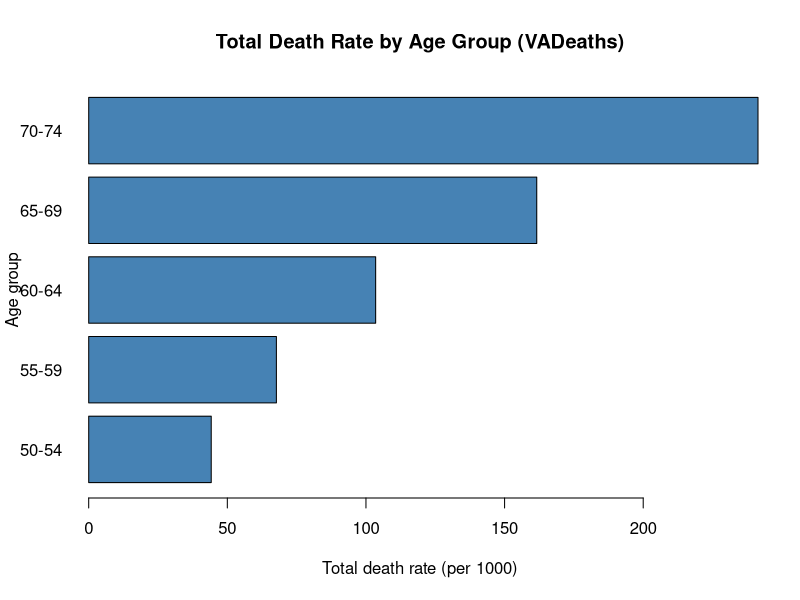
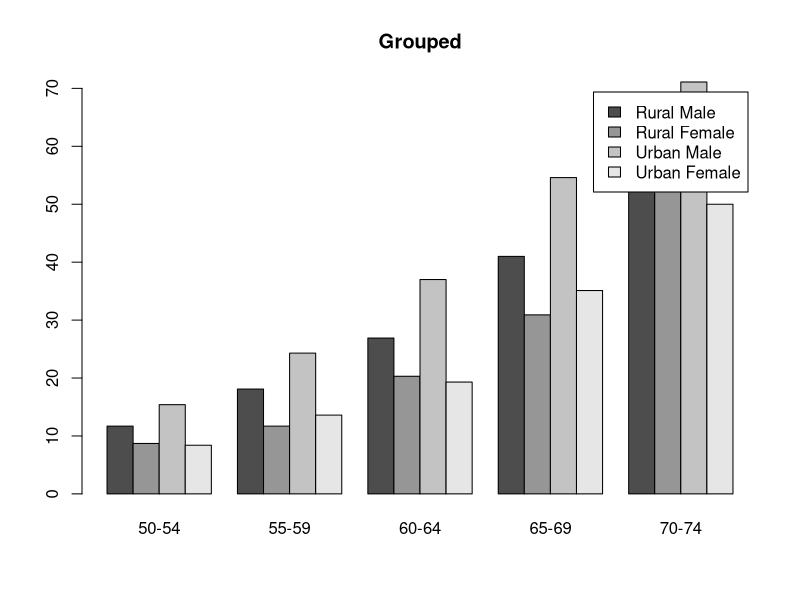
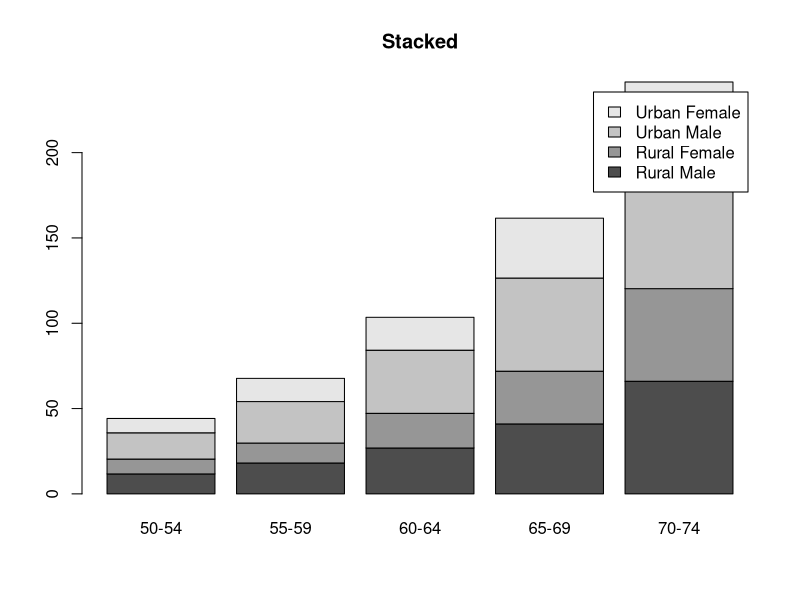
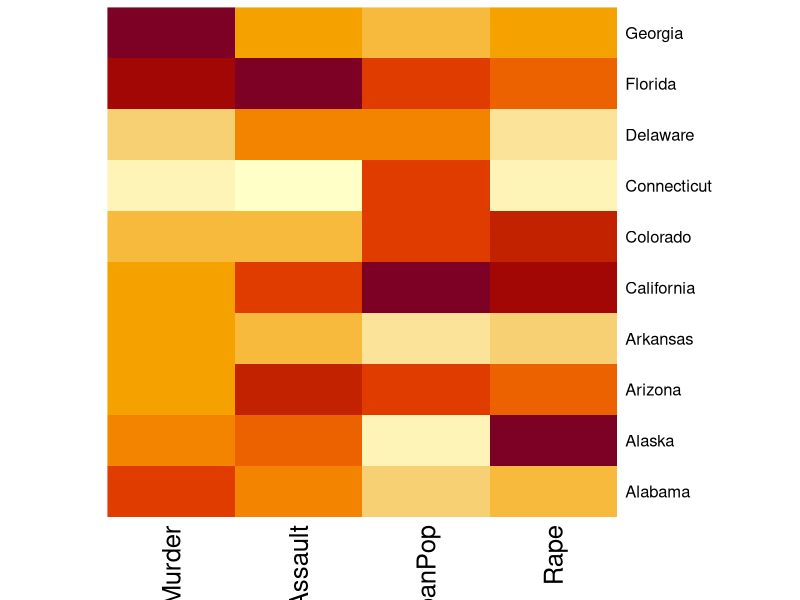
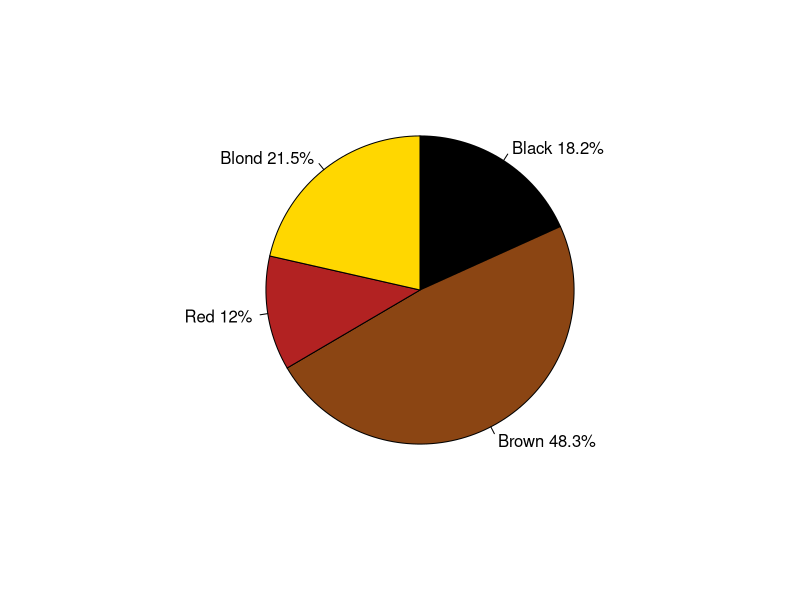
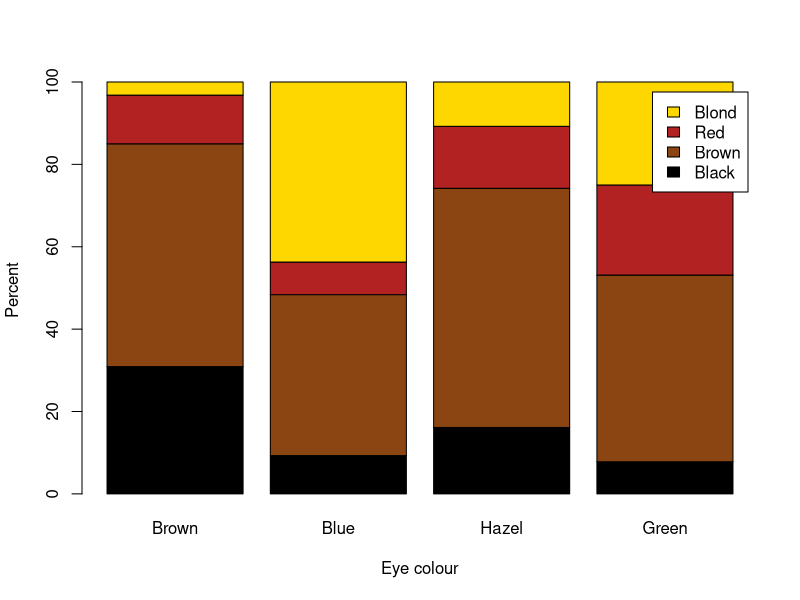
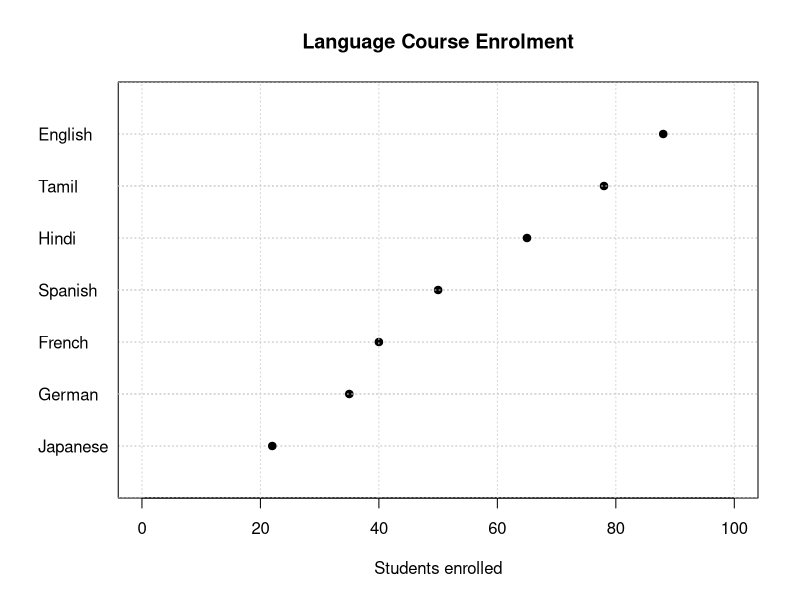
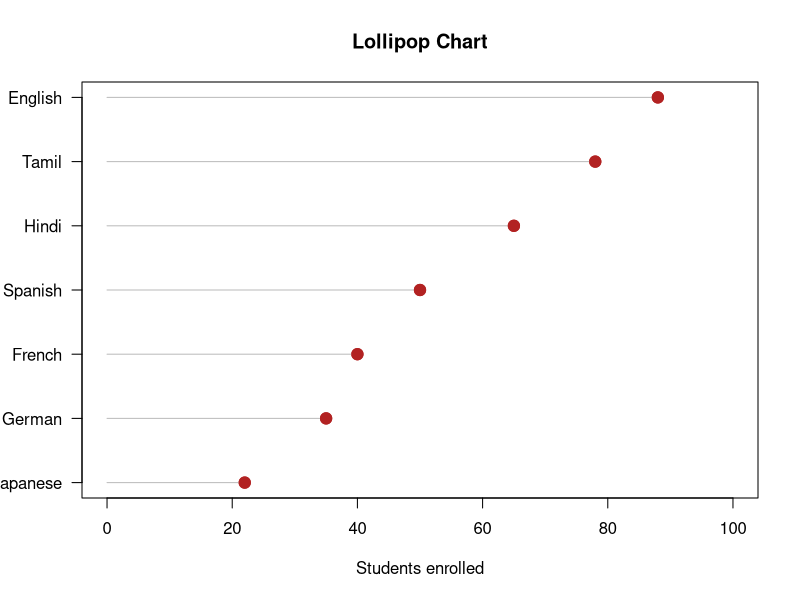

The R script that drew these images, in order:
# DSA06 Lab Experiment CO2 - Set B : Questions 1-8 (R)
# Run each block in RStudio; use Plots > Export to save pictures.

## Q1
ua <- as.matrix(USArrests[1:10, ])
t1 <- sort(rowSums(VADeaths))
barplot(t1, horiz = TRUE, las = 1, col = "steelblue", xlab = "Total death rate (per 1000)",
        ylab = "Age group", main = "Total Death Rate by Age Group (VADeaths)")
barplot(t(VADeaths), beside = TRUE, legend.text = TRUE, main = "Grouped")
barplot(t(VADeaths), legend.text = TRUE, main = "Stacked")
heatmap(scale(ua), Rowv = NA, Colv = NA, scale = "none")

## Q2
hair <- margin.table(HairEyeColor, 1); he <- margin.table(HairEyeColor, c(1, 2))
pct <- round(100 * hair / sum(hair), 1)
pie(hair, labels = paste0(names(hair), " ", pct, "%"), col = c("black","saddlebrown","firebrick","gold"), clockwise = TRUE)
barplot(prop.table(he, 2) * 100, col = c("black","saddlebrown","firebrick","gold"),
        legend.text = rownames(he), xlab = "Eye colour", ylab = "Percent")

## Q3
lang <- c(Tamil = 78, Hindi = 65, English = 88, French = 40, German = 35, Japanese = 22, Spanish = 50)
dotchart(sort(lang), pch = 19, xlim = c(0, 100), xlab = "Students enrolled", main = "Language Course Enrolment")
grid(nx = NULL, ny = NULL, col = "lightgray")
s <- sort(lang)
plot(s, 1:7, xlim = c(0, 100), yaxt = "n", pch = 19, cex = 1.5, col = "firebrick", xlab = "Students enrolled", ylab = "", main = "Lollipop Chart")
segments(0, 1:7, s, 1:7, col = "grey"); points(s, 1:7, pch = 19, cex = 1.5, col = "firebrick")
axis(2, at = 1:7, labels = names(s), las = 1)
dotchart(sort(lang), xlim = c(20, 90), pch = 19)
barplot(sort(lang), horiz = TRUE, xlim = c(20, 90), las = 1, xpd = FALSE)

## Q4
adm <- matrix(c(420,380,250,190, 450,360,300,230), nrow = 4,
              dimnames = list(c("CSE","ECE","MECH","CIVIL"), c("2024","2025")))
bp <- barplot(t(adm), beside = TRUE, col = c("#4472C4","#ED7D31"), ylim = c(0, 520),
              xlab = "Department", ylab = "Admissions", main = "Admissions by Department, 2024 vs 2025")
text(bp, t(adm) + 15, labels = t(adm))
legend("topright", legend = colnames(adm), fill = c("#4472C4","#ED7D31"), title = "Year")
round((adm[, "2025"] / adm[, "2024"] - 1) * 100, 1)
plot(NA, xlim = c(0.5, 2.5), ylim = c(150, 480), xaxt = "n", xlab = "", ylab = "Admissions")
axis(1, at = 1:2, labels = c("2024","2025"))
for (i in 1:4) segments(1, adm[i,1], 2, adm[i,2], col = ifelse(adm[i,2] < adm[i,1], "red", "darkgreen"))
points(rep(1,4), adm[,1], pch = 19); points(rep(2,4), adm[,2], pch = 19); text(0.9, adm[,1], rownames(adm), pos = 2)

## Q5
mix <- matrix(c(55,20,15,10, 50,22,18,10, 45,25,20,10), nrow = 4,
              dimnames = list(c("Coal","Solar","Wind","Hydro"), c("2022","2023","2024")))
bp <- barplot(mix, col = c("grey40","gold","steelblue","aquamarine3"), legend.text = rownames(mix), ylab = "Share (%)", main = "Electricity Mix (%)")
cs <- apply(mix, 2, cumsum); mid <- cs - mix / 2
text(rep(bp, each = 4), as.vector(mid), labels = as.vector(mix))
barplot(t(mix), beside = TRUE, legend.text = colnames(mix), ylab = "Share (%)")

## Q6
aq <- aggregate(cbind(Ozone, Solar.R, Wind, Temp) ~ Month, data = airquality, FUN = mean)
m <- scale(aq[, -1]); pal <- colorRampPalette(c("#2166ac","white","#b2182b"))(50)
image(1:4, 1:5, t(m[5:1, ]), col = pal, axes = FALSE, xlab = "", ylab = "")
axis(1, at = 1:4, labels = colnames(m)); axis(2, at = 1:5, labels = c("Sep","Aug","Jul","Jun","May"), las = 1)
for (i in 1:5) for (j in 1:4) text(j, 6 - i, round(m[i, j], 2), cex = 0.8)
nrow(airquality) - sum(complete.cases(airquality))   # rows dropped = 42

## Q7
web <- sort(c(Search = 42, Direct = 23, Social = 18, Email = 9, Referral = 6, Ads = 2), decreasing = TRUE)
pie(web, labels = paste0(names(web), " ", web, "%"), clockwise = TRUE, init.angle = 90, col = rainbow(6))
barplot(rev(web), horiz = TRUE, las = 1, col = "steelblue", xlab = "Share of traffic (%)")

## Q8
tm <- data.frame(school = c("Engg","Engg","Engg","Medical","Medical","Law"),
                 dept = c("CSE","ECE","MECH","MBBS","Dental","LLB"), budget = c(40,25,15,30,20,10))
tot <- sum(tm$budget); cols <- c(Engg = "#a6cee3", Medical = "#b2df8a", Law = "#fdbf6f")
plot(NULL, xlim = c(0,1), ylim = c(0,1), axes = FALSE, xlab = "", ylab = ""); x0 <- 0
for (s in unique(tm$school)) {
  g <- tm[tm$school == s, ]; w <- sum(g$budget) / tot; y0 <- 0
  for (i in 1:nrow(g)) {
    h <- g$budget[i] / sum(g$budget)
    rect(x0, y0, x0 + w, y0 + h, col = cols[s], border = "white", lwd = 2)
    text(x0 + w/2, y0 + h/2, paste0(g$dept[i], "\n", round(100 * g$budget[i] / tot, 1), "%"))
    y0 <- y0 + h
  }
  x0 <- x0 + w
}
